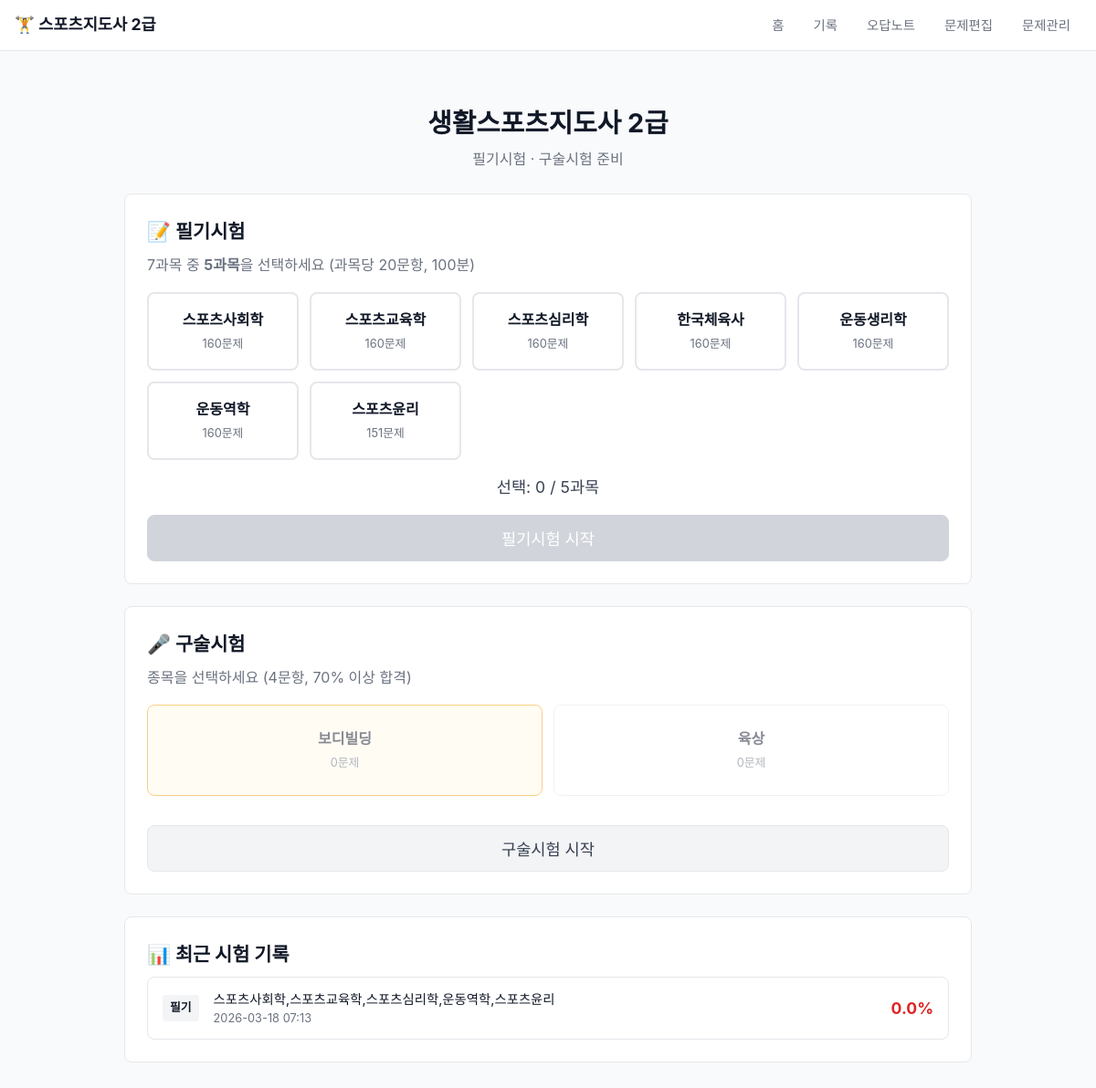
The page / on the database its author committed.
### tables this page shows
CREATE TABLE subjects (
    id          INTEGER PRIMARY KEY AUTOINCREMENT,
    name        TEXT NOT NULL UNIQUE,
    category    TEXT NOT NULL CHECK(category IN ('written', 'oral')),
    description TEXT,
    created_at  TEXT DEFAULT (datetime('now'))
);

CREATE TABLE test_sessions (
    id              INTEGER PRIMARY KEY AUTOINCREMENT,
    test_type       TEXT NOT NULL CHECK(test_type IN ('written', 'oral')),
    selected_subjects TEXT NOT NULL,
    total_questions INTEGER NOT NULL,
    correct_count   INTEGER DEFAULT 0,
    score_percent   REAL DEFAULT 0,
    time_limit_sec  INTEGER,
    time_spent_sec  INTEGER,
    is_passed       INTEGER DEFAULT 0,
    completed       INTEGER DEFAULT 0,
    started_at      TEXT DEFAULT (datetime('now')),
    finished_at     TEXT
);

### app.py (the view)
@app.route('/')
def index():
    db = get_db()
    subjects = db.execute(
        'SELECT s.*, COUNT(q.id) as question_count '
        'FROM subjects s LEFT JOIN questions q ON s.id = q.subject_id '
        'GROUP BY s.id ORDER BY s.category, s.id'
    ).fetchall()
    written = [s for s in subjects if s['category'] == 'written']
    oral = [s for s in subjects if s['category'] == 'oral']
    recent = db.execute(
        'SELECT * FROM test_sessions ORDER BY started_at DESC LIMIT 5'
    ).fetchall()
    stats = db.execute('''
        SELECT COUNT(*) as total_sessions,
               SUM(CASE WHEN is_passed = 1 THEN 1 ELSE 0 END) as passed,
               ROUND(AVG(score_percent), 1) as avg_score
        FROM test_sessions WHERE completed = 1
    ''').fetchone()
    return render_template('index.html',
                           written_subjects=written, oral_subjects=oral,
                           recent=recent, stats=stats)

### app.py (called while the page is built)
def get_db():
    if 'db' not in g:
        os.makedirs(os.path.dirname(DB_PATH), exist_ok=True)
        g.db = sqlite3.connect(DB_PATH)
        g.db.row_factory = sqlite3.Row
        g.db.execute('PRAGMA foreign_keys = ON')
    return g.db

### templates/index.html (shortened to what this page needs)
{% extends "base.html" %}
{% block content %}
<div class="hero">
    <h1>생활스포츠지도사 2급</h1>
    <p>필기시험 · 구술시험 준비</p>
</div>
<section class="exam-section">
    <h2>📝 필기시험</h2>
    <p class="section-desc">7과목 중 <strong>5과목</strong>을 선택하세요 (과목당 20문항, 100분)</p>
    <form action="/written/start" method="POST" id="writtenForm">
        <div class="subject-grid">
            {% for s in written_subjects %}
            <label class="subject-card {% if s.question_count == 0 %}disabled{% endif %}">
                <div class="subject-name">{{ s.name }}</div>
                <div class="subject-count">{{ s.question_count }}문제</div>
            </label>
            {% endfor %}
        </div>
        <div class="selected-count">
            선택: <span id="selectedCount">0</span> / 5과목
        </div>
        <button type="submit" class="btn btn-primary btn-lg" id="startWritten" disabled>
            필기시험 시작
        </button>
    </form>
</section>
<section class="exam-section">
    <h2>🎤 구술시험</h2>
    <p class="section-desc">종목을 선택하세요 (4문항, 70% 이상 합격)</p>
    <form action="/oral/start" method="POST">
        <div class="oral-grid">
            {% for s in oral_subjects %}
            <label class="subject-card oral-card {% if s.question_count == 0 %}disabled{% endif %}">
                <div class="subject-name">{{ s.name }}</div>
                <div class="subject-count">{{ s.question_count }}문제</div>
            </label>
            {% endfor %}
        </div>
        <button type="submit" class="btn btn-secondary btn-lg">
            구술시험 시작
        </button>
    </form>
</section>
{% if recent %}
<section class="exam-section">
    <h2>📊 최근 시험 기록</h2>
    <div class="history-list">
        {% for r in recent %}
        <a href="/result/{{ r.id }}" class="history-item">
            <div class="history-type">
                {{ '필기' if r.test_type == 'written' else '구술' }}
            </div>
            <div class="history-info">
                <div>{{ r.selected_subjects }}</div>
                <div class="history-date">{{ r.started_at[:16] }}</div>
            </div>
            <div class="history-score {{ 'pass' if r.is_passed else 'fail' }}">
                {{ r.score_percent }}%
            </div>
        </a>
        {% endfor %}
    </div>
</section>
{% endif %}
{% endblock %}

### templates/base.html (shortened to what this page needs)
<!DOCTYPE html>
<html lang="ko">
<head>
    <link rel="stylesheet" href="{{ url_for('static', filename='style.css') }}">
</head>
<body>
    <nav class="navbar">
        <a href="/" class="nav-logo">🏋️ 스포츠지도사 2급</a>
        <div class="nav-links">
            <a href="/">홈</a>
            <a href="/history">기록</a>
            <a href="/wrong">오답노트</a>
            <a href="/edit">문제편집</a>
            <a href="/manage">문제관리</a>
        </div>
    </nav>
    <main class="container">
        {% block content %}{% endblock %}
    </main>
</body>
</html>

### static/style.css (style rules this page uses)
* { margin: 0; padding: 0; box-sizing: border-box; }
:root { --primary: #2563eb; --primary-dark: #1d4ed8; --success: #16a34a; --danger: #dc2626; --warning: #f59e0b; --gray-50: #f9fafb; --gray-100: #f3f4f6; --gray-200: #e5e7eb; --gray-300: #d1d5db; --gray-500: #6b7280; --gray-700: #374151; --gray-900: #111827; --radius: 8px; }
body { font-family: -apple-system, BlinkMacSystemFont, 'Segoe UI', sans-serif; background: var(--gray-50); color: var(--gray-900); line-height: 1.6; }
.navbar { background: white; border-bottom: 1px solid var(--gray-200); padding: 0 1rem; display: flex; align-items: center; justify-content: space-between; height: 56px; position: sticky; top: 0; z-index: 100; }
.nav-logo { font-weight: 700; font-size: 1.1rem; color: var(--gray-900); text-decoration: none; }
.nav-links { display: flex; gap: 0.5rem; }
.nav-links a { color: var(--gray-500); text-decoration: none; padding: 0.5rem 0.75rem; border-radius: var(--radius); font-size: 0.9rem; transition: all 0.2s; }
.container { max-width: 960px; margin: 0 auto; padding: 1.5rem 1rem; }
.hero { text-align: center; padding: 2rem 0 1.5rem; }
.hero h1 { font-size: 1.8rem; margin-bottom: 0.25rem; }
.hero p { color: var(--gray-500); }
.btn { display: inline-block; padding: 0.5rem 1rem; border: 1px solid var(--gray-300); border-radius: var(--radius); background: white; color: var(--gray-700); cursor: pointer; font-size: 0.9rem; text-decoration: none; transition: all 0.2s; }
.btn-primary { background: var(--primary); color: white; border-color: var(--primary); }
.btn-primary:disabled { background: var(--gray-300); border-color: var(--gray-300); cursor: not-allowed; }
.btn-secondary { background: var(--gray-100); border-color: var(--gray-200); }
.btn-lg { padding: 0.75rem 2rem; font-size: 1.1rem; }
.exam-section { background: white; border: 1px solid var(--gray-200); border-radius: var(--radius); padding: 1.5rem; margin-bottom: 1.5rem; }
.exam-section h2 { font-size: 1.3rem; margin-bottom: 0.5rem; }
.section-desc { color: var(--gray-500); margin-bottom: 1rem; }
.subject-grid { display: grid; grid-template-columns: repeat(auto-fill, minmax(140px, 1fr)); gap: 0.75rem; margin-bottom: 1rem; }
.subject-card { border: 2px solid var(--gray-200); border-radius: var(--radius); padding: 1rem; text-align: center; cursor: pointer; transition: all 0.2s; position: relative; }
.subject-card:has(input:checked) { border-color: var(--primary); background: #eff6ff; }
.subject-card.disabled { opacity: 0.5; cursor: not-allowed; }
.subject-name { font-weight: 600; margin-bottom: 0.25rem; }
.subject-count { font-size: 0.8rem; color: var(--gray-500); }
.oral-grid { display: grid; grid-template-columns: repeat(2, 1fr); gap: 0.75rem; margin-bottom: 1rem; }
.oral-card:has(input:checked) { border-color: var(--warning); background: #fffbeb; }
.selected-count { text-align: center; font-size: 1.1rem; margin-bottom: 1rem; color: var(--gray-700); }
.exam-section .btn-lg { display: block; width: 100%; text-align: center; }
.history-list { display: flex; flex-direction: column; gap: 0.5rem; }
.history-item { display: flex; align-items: center; gap: 1rem; padding: 0.75rem 1rem; background: white; border: 1px solid var(--gray-200); border-radius: var(--radius); text-decoration: none; color: inherit; transition: all 0.2s; }
.history-type { padding: 0.25rem 0.5rem; background: var(--gray-100); border-radius: 4px; font-size: 0.8rem; font-weight: 600; white-space: nowrap; }
.history-info { flex: 1; }
.history-info div:first-child { font-size: 0.9rem; }
.history-date { font-size: 0.8rem; color: var(--gray-500); }
.history-score { font-weight: 700; font-size: 1.1rem; text-align: right; }
.history-score.fail { color: var(--danger); }
.oral-card { background: white; border: 1px solid var(--gray-200); border-radius: var(--radius); padding: 1.5rem; margin-bottom: 1rem; }

### rows shown on the page
subjects: name "스포츠사회학", question_count "160"
subjects: name "스포츠교육학", question_count "160"
subjects: name "스포츠심리학", question_count "160"
subjects: name "한국체육사", question_count "160"
subjects: name "운동생리학", question_count "160"
subjects: name "운동역학", question_count "160"
subjects: name "스포츠윤리", question_count "151"
subjects: name "보디빌딩", question_count "0"
subjects: name "육상", question_count "0"
test_sessions: test_type "필기", selected_subjects "스포츠사회학,스포츠교육학,스포츠심리학,운동역학,스포츠윤리", started_at "2026-03-18 07:13", score_percent "0.0"
